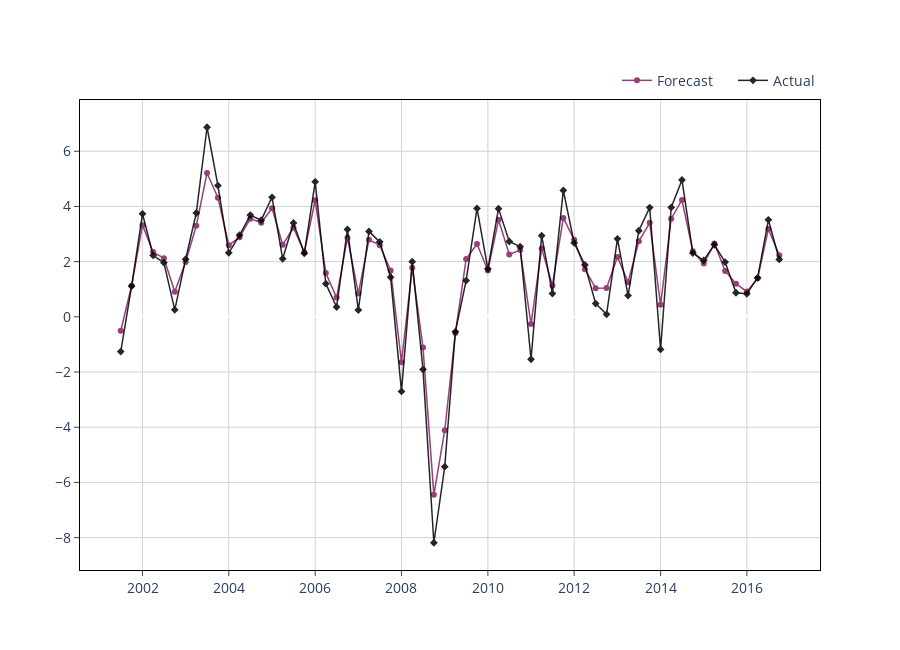

The cell this chart's notebook holds for it:
### Code cell
from sklearn.model_selection import TimeSeriesSplit, GridSearchCV
from sklearn.ensemble import RandomForestRegressor

# model = RandomForestRegressor()
# model.fit(X_train_scaled, y_train)

param_grid = {
    'n_estimators': [50, 100],  # Number of trees in the forest
    'max_depth': [3, 5, 10],  # Maximum depth of the individual trees
    'min_samples_split': [2, 5, 10],  # Minimum samples required to split a node
    'min_samples_leaf': [1, 3, 5],  # Minimum samples required in a leaf node
    'max_features': ['sqrt', 'log2'],
    'min_impurity_decrease': [0.0, 0.01, 0.1],  # A node will be split if this decrease in impurity is observed
    'min_weight_fraction_leaf': [0.0, 0.01, 0.1]  # Minimum fraction of weight required to be in a leaf node
}

tscv = TimeSeriesSplit(n_splits=5)

rf = RandomForestRegressor(random_state=42)

grid_search = GridSearchCV(estimator=rf, param_grid=param_grid, cv=tscv, scoring='neg_mean_squared_error', n_jobs=-1)
grid_search.fit(X_train, y_train)

print("Best hyperparameters:", grid_search.best_params_)
model = grid_search.best_estimator_

model.fit(X_train_scaled, y_train)
train_preds = pd.DataFrame.from_dict({
    "date": X_train_scaled.index,
    "predictions": model.predict(X_train_scaled),
    "actuals": y_train[target_col_name].values
})

# plt.plot(train_preds.date, train_preds.actuals, label="actual") 
# plt.plot(train_preds.date, train_preds.predictions, label="predictions")
# plt.legend();
plot_prediction(dt=train_preds.date, y_pred=train_preds.predictions, y_actual=train_preds.actuals, mode = "lines+markers", legend_position=(1, 1.075))

predictions.append(model.predict(X_test_scaled)[0])
print(predictions[-1])

### Figure 1 — Plotly figure (JSON) as saved in the notebook; plotly's stock layout.template omitted (floating-point values rounded to 4 significant figures)
{"data": [{"line": {"color": "#841E62", "width": 1.5}, "marker": {"size": 6}, "mode": "lines+markers", "name": "Forecast", "opacity": 0.85, "type": "scatter", "x": ["2001-07-01T00:00:00", "2001-10-01T00:00:00", "2002-01-01T00:00:00", "2002-04-01T00:00:00", "2002-07-01T00:00:00", "2002-10-01T00:00:00", "2003-01-01T00:00:00", "2003-04-01T00:00:00", "2003-07-01T00:00:00", "2003-10-01T00:00:00", "2004-01-01T00:00:00", "2004-04-01T00:00:00", "2004-07-01T00:00:00", "2004-10-01T00:00:00", "2005-01-01T00:00:00", "2005-04-01T00:00:00", "2005-07-01T00:00:00", "2005-10-01T00:00:00", "2006-01-01T00:00:00", "2006-04-01T00:00:00", "2006-07-01T00:00:00", "2006-10-01T00:00:00", "2007-01-01T00:00:00", "2007-04-01T00:00:00", "2007-07-01T00:00:00", "2007-10-01T00:00:00", "2008-01-01T00:00:00", "2008-04-01T00:00:00", "2008-07-01T00:00:00", "2008-10-01T00:00:00", "2009-01-01T00:00:00", "2009-04-01T00:00:00", "2009-07-01T00:00:00", "2009-10-01T00:00:00", "2010-01-01T00:00:00", "2010-04-01T00:00:00", "2010-07-01T00:00:00", "2010-10-01T00:00:00", "2011-01-01T00:00:00", "2011-04-01T00:00:00", "2011-07-01T00:00:00", "2011-10-01T00:00:00", "2012-01-01T00:00:00", "2012-04-01T00:00:00", "2012-07-01T00:00:00", "2012-10-01T00:00:00", "2013-01-01T00:00:00", "2013-04-01T00:00:00", "2013-07-01T00:00:00", "2013-10-01T00:00:00", "2014-01-01T00:00:00", "2014-04-01T00:00:00", "2014-07-01T00:00:00", "2014-10-01T00:00:00", "2015-01-01T00:00:00", "2015-04-01T00:00:00", "2015-07-01T00:00:00", "2015-10-01T00:00:00", "2016-01-01T00:00:00", "2016-04-01T00:00:00", "2016-07-01T00:00:00", "2016-10-01T00:00:00"], "y": [-0.5032, 1.127, 3.323, 2.348, 2.121, 0.9123, 1.99, 3.302, 5.215, 4.317, 2.595, 2.88, 3.559, 3.409, 3.936, 2.611, 3.228, 2.344, 4.224, 1.585, 0.6964, 2.866, 0.8477, 2.79, 2.598, 1.679, -1.642, 1.78, -1.112, -6.45, -4.108, -0.5868, 2.092, 2.64, 1.678, 3.516, 2.263, 2.422, -0.2617, 2.481, 1.136, 3.584, 2.79, 1.726, 1.034, 1.045, 2.171, 1.257, 2.737, 3.406, 0.4353, 3.557, 4.235, 2.378, 1.929, 2.657, 1.664, 1.201, 0.914, 1.399, 3.181, 2.236]}, {"line": {"color": "#000000", "width": 1.5}, "marker": {"size": 6, "symbol": "diamond"}, "mode": "lines+markers", "name": "Actual", "opacity": 0.85, "type": "scatter", "x": ["2001-07-01T00:00:00", "2001-10-01T00:00:00", "2002-01-01T00:00:00", "2002-04-01T00:00:00", "2002-07-01T00:00:00", "2002-10-01T00:00:00", "2003-01-01T00:00:00", "2003-04-01T00:00:00", "2003-07-01T00:00:00", "2003-10-01T00:00:00", "2004-01-01T00:00:00", "2004-04-01T00:00:00", "2004-07-01T00:00:00", "2004-10-01T00:00:00", "2005-01-01T00:00:00", "2005-04-01T00:00:00", "2005-07-01T00:00:00", "2005-10-01T00:00:00", "2006-01-01T00:00:00", "2006-04-01T00:00:00", "2006-07-01T00:00:00", "2006-10-01T00:00:00", "2007-01-01T00:00:00", "2007-04-01T00:00:00", "2007-07-01T00:00:00", "2007-10-01T00:00:00", "2008-01-01T00:00:00", "2008-04-01T00:00:00", "2008-07-01T00:00:00", "2008-10-01T00:00:00", "2009-01-01T00:00:00", "2009-04-01T00:00:00", "2009-07-01T00:00:00", "2009-10-01T00:00:00", "2010-01-01T00:00:00", "2010-04-01T00:00:00", "2010-07-01T00:00:00", "2010-10-01T00:00:00", "2011-01-01T00:00:00", "2011-04-01T00:00:00", "2011-07-01T00:00:00", "2011-10-01T00:00:00", "2012-01-01T00:00:00", "2012-04-01T00:00:00", "2012-07-01T00:00:00", "2012-10-01T00:00:00", "2013-01-01T00:00:00", "2013-04-01T00:00:00", "2013-07-01T00:00:00", "2013-10-01T00:00:00", "2014-01-01T00:00:00", "2014-04-01T00:00:00", "2014-07-01T00:00:00", "2014-10-01T00:00:00", "2015-01-01T00:00:00", "2015-04-01T00:00:00", "2015-07-01T00:00:00", "2015-10-01T00:00:00", "2016-01-01T00:00:00", "2016-04-01T00:00:00", "2016-07-01T00:00:00", "2016-10-01T00:00:00"], "y": [-1.259, 1.116, 3.735, 2.224, 1.963, 0.2534, 2.09, 3.763, 6.87, 4.758, 2.32, 2.963, 3.686, 3.504, 4.332, 2.104, 3.404, 2.303, 4.893, 1.202, 0.3569, 3.168, 0.2476, 3.097, 2.718, 1.435, -2.702, 2.0, -1.906, -8.186, -5.429, -0.5387, 1.313, 3.928, 1.741, 3.921, 2.729, 2.543, -1.536, 2.943, 0.8432, 4.582, 2.678, 1.881, 0.48, 0.09105, 2.827, 0.7691, 3.121, 3.96, -1.183, 3.964, 4.962, 2.311, 2.049, 2.612, 1.986, 0.8731, 0.8346, 1.414, 3.516, 2.08]}], "layout": {"autosize": false, "height": 650, "hovermode": "x", "legend": {"bgcolor": "rgba(0, 0, 0, 0)", "bordercolor": "rgba(0, 0, 0, 0)", "font": {"size": 14}, "indentation": 15, "orientation": "h", "x": 1, "xanchor": "right", "y": 1.075, "yanchor": "auto"}, "plot_bgcolor": "white", "title": {"text": ""}, "width": 900, "xaxis": {"gridcolor": "lightgrey", "linecolor": "black", "mirror": true, "showline": true, "tickfont": {"size": 14}, "ticks": "outside"}, "yaxis": {"gridcolor": "lightgrey", "linecolor": "black", "mirror": true, "showline": true, "tickfont": {"size": 14}, "ticks": "outside", "title": {"text": ""}}}}
